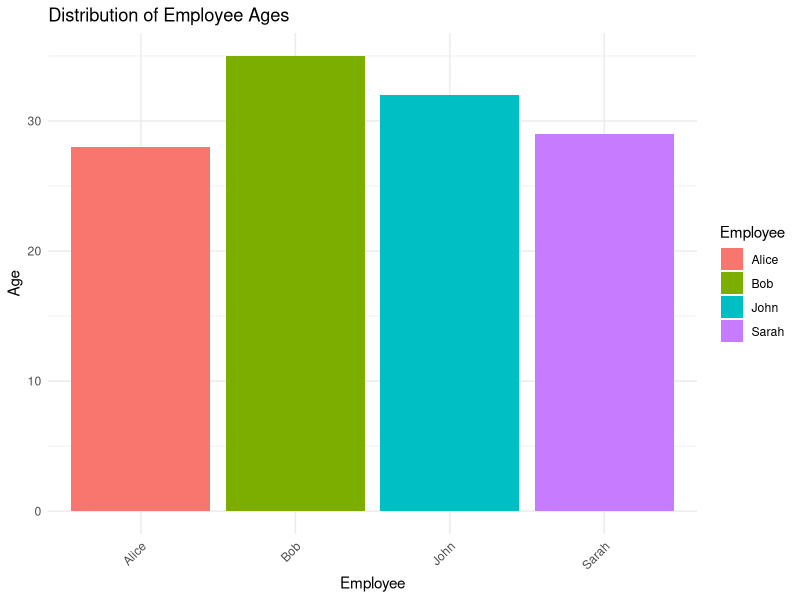
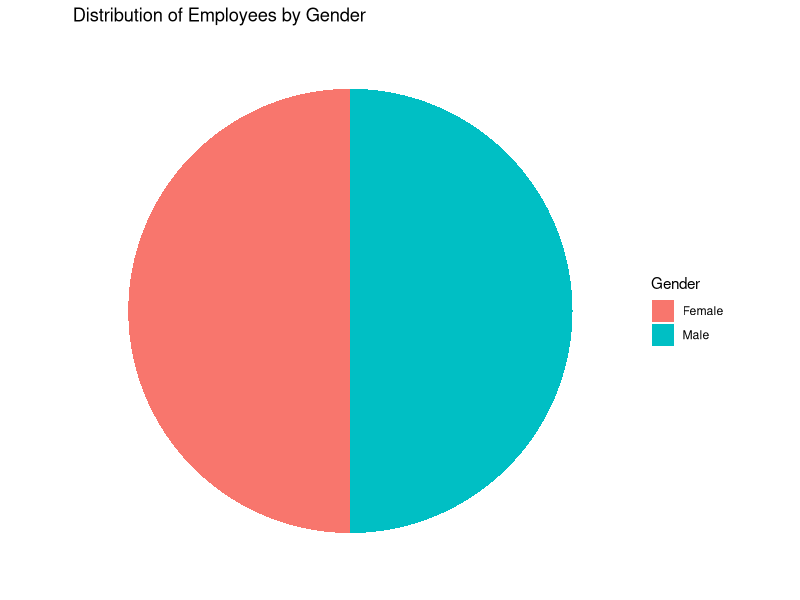

These figures' R source, in order: (Note: this script raises an error after producing the figures.)
# Employee data
employee_data <- data.frame(
  Employee = c("John", "Alice", "Bob", "Sarah"),
  Age = c(32, 28, 35, 29),
  Gender = c("Male", "Female", "Male", "Female"),
  Department = c("HR", "Sales", "IT", "Finance"),
  Salary = c(60000, 70000, 75000, 68000)
)

# Load necessary libraries
library(ggplot2)
library(dplyr)
library(kableExtra)

# a. Bar chart for the distribution of employee ages
bar_chart_age <- ggplot(employee_data, aes(x = Employee, y = Age, fill = Employee)) +
  geom_bar(stat = "identity") +
  labs(title = "Distribution of Employee Ages",
       x = "Employee",
       y = "Age") +
  theme_minimal() +
  theme(axis.text.x = element_text(angle = 45, hjust = 1))

print(bar_chart_age)

# b. Pie chart for the distribution of employees by gender
pie_chart_gender <- ggplot(employee_data, aes(x = "", fill = Gender)) +
  geom_bar(width = 1) +
  coord_polar(theta = "y") +
  labs(title = "Distribution of Employees by Gender",
       fill = "Gender") +
  theme_minimal() +
  theme(axis.text = element_blank(),
        axis.title = element_blank(),
        panel.grid = element_blank())

print(pie_chart_gender)

# c. Table for demographic information
demographic_table <- employee_data %>%
  kable("html") %>%
  kable_styling(full_width = FALSE) %>%
  add_headers("Employee", "Age", "Gender", "Department", "Salary (USD)")

print(demographic_table)
